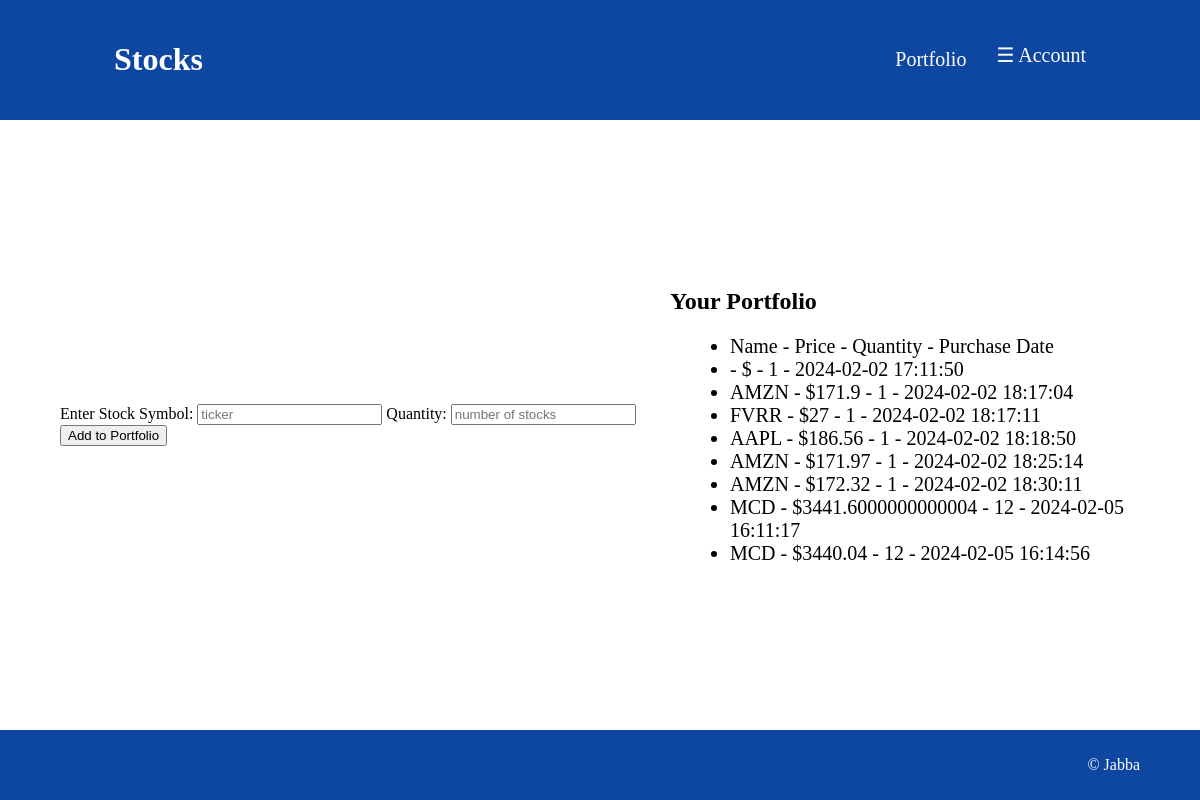
/portfolio (signed in), run on the app's committed database.
### tables this page shows
CREATE TABLE portfolios(
id INTEGER PRIMARY KEY AUTOINCREMENT,
user_id INTEGER NOT NULL,
symbol TEXT NOT NULL,
price DECIMAL(10,2) NOT NULL,
purchase_date TIMESTAMP DEFAULT CURRENT_TIMESTAMP, quantity INTEGER NOT NULL DEFAULT 1,
FOREIGN KEY(user_id) REFERENCES users(id));

### app.py (the view)
@app.route("/portfolio", methods=["GET", "POST"])
@login_required  # Requires user to be logged in
def portfolio():
    portfolio_data = db.execute("SELECT * FROM portfolios WHERE user_id = ?", session["user_id"])
    return render_template("portfolio.html", portfolio_data=portfolio_data)  # Render portfolio page

### app.py (called while the page is built)
@app.after_request
def after_request(response):
    response.headers["Cache-Control"] = "no-cache, no-store, must-revalidate"
    response.headers["Expires"] = 0
    response.headers["Pragma"] = "no-cache"
    return response

### helpers.py (called while the page is built)
def login_required(f):
    @wraps(f)
    def decorated_function(*args, **kwargs):
        if session.get("user_id") is None:
            return redirect("/login")
        return f(*args, **kwargs)
    return decorated_function

### templates/portfolio.html (shortened to what this page needs)
<!DOCTYPE html>
<html lang="en">
<head>
    <link rel="stylesheet" href="/static/styles.css">
</head>
<body>
    <header>
        <div class="container">
            <div class="container">
                <h1><a href="/">Stocks</a></h1>
                <nav>
                    <ul>
                        <li><a href="/portfolio" style="font-size:20px; cursor:pointer">Portfolio</a></li>
                        <li><span style="font-size:20px;cursor:pointer" onclick="openNav()">&#9776; Account</span></li>
                    </ul>
                </nav>
            </div>
        </div>
    </header>
    <main>
        <div id="searchForm">
            <form action="/add_to_portfolio" method="post">
                <label for="symbol">Enter Stock Symbol:</label>
                <input type="text" id="symbol" placeholder="ticker" name="symbol" required>
                <label for="quantity">Quantity:</label>
                <input type="text" id="quantity" placeholder="number of stocks" name="quantity">
                <button type="submit">Add to Portfolio</button>
            </form>
        </div>
        <div id="portfolio">
            <h2>Your Portfolio</h2>
            <ul>
                {% if portfolio_data %}
                    <li>Name - Price - Quantity - Purchase Date</li>
                    {% for data in portfolio_data %}
                    <li>{{ data.symbol }} - ${{ data.price }} - {{ data.quantity }} - {{ data.purchase_date }}</li>
                    {% endfor %}
                {% else %}
                    <li>Your portfolio is empty</li>
                {% endif %}
            </ul>
        </div>
    </main>
    <footer>
        <div class="container">
            <p>&copy; Jabba</p>
        </div>
    </footer>
</body>
</html>

### static/styles.css (style rules this page uses)
body { display: flex; flex-direction: column; min-height: 100vh; margin: 0; align-items: center; }
header { background-color: #0d47a1; color: #ffffff; padding: 20px 0; width: 100%; }
header .container { display: flex; justify-content: space-between; align-items: center; width: 90%; margin: 0 auto; }
main { flex: 1; display: flex; justify-content: center; align-items: center; width: 90%; margin: 0 auto; }
footer { background-color: #0d47a1; color: #ffffff; text-align: right; padding: 10px 0; width: 100%; }
footer .container { width: 90%; margin: 0 auto; }
nav ul { list-style-type: none; padding: 0; margin: 0; display: flex; }
nav ul li { margin-right: 20px; }
nav ul li:last-child { margin-right: 0; }
nav ul li a { color: #ffffff; text-decoration: none; }
nav ul li:last-child { margin-left: 10px; margin-top: -5px; }
#portfolio ul li { font-size: 20px; margin-left: 20px; }
header a { color: #ffffff; text-decoration: none; }

### data on the page
portfolios: quantity "1", purchase_date "2024-02-02 17:11:50"
portfolios: symbol "AMZN", price "171.9", quantity "1", purchase_date "2024-02-02 18:17:04"
portfolios: symbol "FVRR", price "27", quantity "1", purchase_date "2024-02-02 18:17:11"
portfolios: symbol "AAPL", price "186.56", quantity "1", purchase_date "2024-02-02 18:18:50"
portfolios: symbol "AMZN", price "171.97", quantity "1", purchase_date "2024-02-02 18:25:14"
portfolios: symbol "AMZN", price "172.32", quantity "1", purchase_date "2024-02-02 18:30:11"
portfolios: symbol "MCD", price "3441.6000000000004", quantity "12", purchase_date "2024-02-05 16:11:17"
portfolios: symbol "MCD", price "3440.04", quantity "12", purchase_date "2024-02-05 16:14:56"
